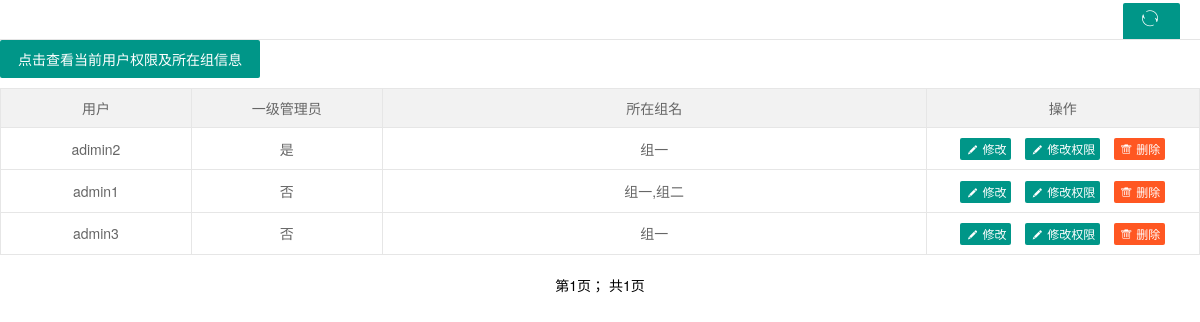
Page /backend/xadmin/admin_list/ (signed in) on the earlier database version.
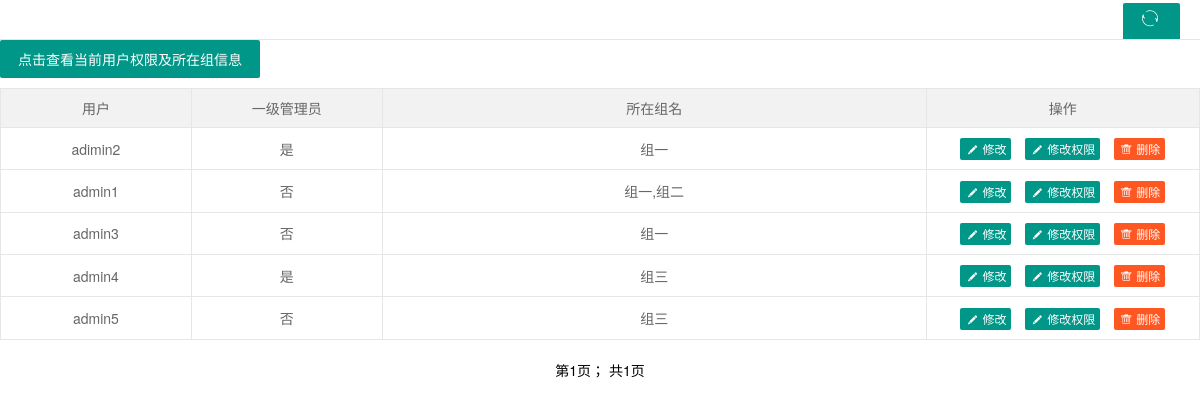
Same page on the later database version.
### materials/models.py (models this page shows, shortened)
class UserInfo(AbstractUser):
    company = models.CharField("单位/公司", max_length=256, blank=True, null=True)
    tel = models.CharField("联系方式", max_length=11, blank=True, null=True)
    address = models.CharField("联系地址", max_length=256, blank=True, null=True)
    create_time = models.DateTimeField(auto_now=True)
    is_manage = models.BooleanField("管理员", default=False)
    @property
    def groups_all(self):
        gps = self.groups.all()
        gp_name = []
        for gp in gps:
            gp_name.append(gp.name)
        return ",".join(gp_name)
    class Meta:
        verbose_name = "用户"
        verbose_name_plural = "用户"

### materials/xadmin.py (the view)
# urls.py: path('xadmin/admin_list/', xadmin.admin_list, name="admin_list"),
def admin_list(request):
    user = request.user
    if user.is_manage:
        group = user.groups.all()[0]
        users_all = group.user_set.filter(~Q(pk=user.pk)).order_by("create_time")
        msg = "有审核批准发布节目的权限！"
    elif user.is_superuser:
        users_all = models.UserInfo.objects.all().filter(~Q(pk=user.pk)).order_by("username")
        msg = "有所有的权限！"
        group = "不属于任何组"
    else:
        users_all = None
        msg = None
        group = None
    users, current_page = get_pg(request, users_all, 8)
    ret = {
        "users_all": users_all,
        "users": users,
        "msg": msg,
        "group": group
    }
    return render(request, 'xadmin/admin_list.html', ret)

### materials/utils/get_pgs.py (called while the page is built)
def get_pg(request, obj, page_num):
    paginator = Paginator(obj, page_num)
    page = request.GET.get("page", 1)
    current_page = int(page)
    try:
        machines = paginator.page(page)  # 获取当前页码的记录
    except PageNotAnInteger:
        machines = paginator.page(1)  # 如果用户输入的页码不是整数时,显示第1页的内容
    except EmptyPage:
        machines = paginator.page(paginator.num_pages)  # 如果用户输入的页数不在系统的页码列表中时,显示最后一页的内容
    return machines, current_page

### materials/templates/xadmin/admin_list.html (shortened to what this page needs)
{% extends 'base.html' %}
{% block content %}
    <div class="x-nav">
        <a class="layui-btn layui-btn-small" style="line-height:1.6em;margin-top:3px;float:right"
           href="javascript:location.replace(location.href);" title="刷新">
            <i class="layui-icon" style="line-height:30px">ဂ</i>
        </a>
    </div>
    <button data-method="offset" data-type="auto" class="layui-btn" id="user-message">
        点击查看当前用户权限及所在组信息
    </button>
    <table class="layui-table layui-form">
            <thead class="users-head">
            <tr>
                <th width="50">用户</th>
                {% if request.user.is_superuser %}
                    <th width="50">一级管理员</th>
                    <th width="200">所在组名</th>
                {% endif %}
                <th width="50">操作</th>
            </tr>
            </thead>
        <tbody class="users-body">
        {% for user in users %}
            <tr>
                <td>
                    <span>{{ user.username }}</span>
                </td>
                {% if request.user.is_superuser %}
                    <td>
                        {% if user.is_manage %}
                            是
                        {% else %}
                            否
                        {% endif %}
                    </td>
                    <td>{{ user.groups_all }}</td>
                {% endif %}
                <td>
                    <button class="layui-btn layui-btn layui-btn-xs"
                            onclick="x_admin_show('修改管理员信息','{% url 'user_update' user.pk %}', 600, 500)"
                            href="javascript:;"><i class="layui-icon">&#xe642;</i>修改
                    </button>
                    <button class="layui-btn layui-btn layui-btn-xs"
                            onclick="x_admin_show('修改标签名称','{% url 'user_power_update' user.pk %}', 600, 500)"
                            href="javascript:;"><i class="layui-icon">&#xe642;</i>修改权限
                    </button>
                    <button class="layui-btn-danger layui-btn layui-btn-xs"
                            onclick="UserDel(this,'{{ user.pk }}')"
                            href="javascript:;"><i class="layui-icon">&#xe640;</i>删除
                    </button>
                </td>
            </tr>
        {% endfor %}
        </tbody>
    </table>
    {% include 'include/paginators.html' with pg=users %}
{% endblock %}

### templates/base.html (shortened to what this page needs)
{% load static staticfiles %}
<!doctype html>
<html lang="en">
<head>
    <link rel="stylesheet" href="{% static 'css/font.css' %}">
    <link rel="stylesheet" href="{% static 'css/xadmin.css' %}">
</head>
<body>
{% block content %}
{% endblock %}
</body>
</html>

### materials/templates/include/paginators.html (shortened to what this page needs)
<div class="pageination" style="text-align: center; margin-top: 20px">
    <span class="step-links">
        <span class="current">
            第{{ pg.number }}页； 共{{ pg.paginator.num_pages }}页
        </span>
    </span>
</div>

### static/css/xadmin.css (style rules this page uses)
* { margin: 0px; padding: 0px; font-family: "Helvetica Neue", Helvetica, Arial, sans-serif; }
a { text-decoration: none; }
html { width: 100%; height: 100%; overflow-x:hidden; overflow-y:auto; }
body { width: 100%; min-height: 100%; }
.x-nav { padding: 0 20px; position: relative; z-index: 99; border-bottom: 1px solid #e5e5e5; line-height: 39px; height: 39px; overflow: hidden; }
table th, table td { word-break: break-all; }

### materials/templates/xadmin/admin_list.html (style rules this page uses)
.users-head tr th { text-align: center; }
td { text-align: center; }

Differences in the rows shown:
added UserInfo: username "admin4", is_manage "是", groups_all "组三"
added UserInfo: username "admin5", is_manage "否", groups_all "组三"
